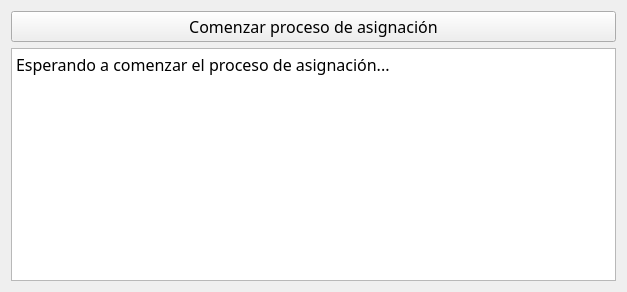
<?xml version="1.0" encoding="UTF-8"?>
<ui version="4.0">
 <class>Form</class>
 <widget class="QWidget" name="Form">
  <property name="windowModality">
   <enum>Qt::ApplicationModal</enum>
  </property>
  <property name="geometry">
   <rect>
    <x>0</x>
    <y>0</y>
    <width>627</width>
    <height>292</height>
   </rect>
  </property>
  <property name="sizePolicy">
   <sizepolicy hsizetype="Expanding" vsizetype="Expanding">
    <horstretch>0</horstretch>
    <verstretch>0</verstretch>
   </sizepolicy>
  </property>
  <property name="font">
   <font>
    <family>Century Gothic</family>
    <pointsize>12</pointsize>
   </font>
  </property>
  <property name="mouseTracking">
   <bool>true</bool>
  </property>
  <property name="focusPolicy">
   <enum>Qt::StrongFocus</enum>
  </property>
  <property name="acceptDrops">
   <bool>true</bool>
  </property>
  <property name="windowTitle">
   <string>ProjectGamma - Asignar</string>
  </property>
  <layout class="QVBoxLayout" name="verticalLayout">
   <item>
    <widget class="QPushButton" name="assignButton">
     <property name="sizePolicy">
      <sizepolicy hsizetype="Minimum" vsizetype="Fixed">
       <horstretch>0</horstretch>
       <verstretch>0</verstretch>
      </sizepolicy>
     </property>
     <property name="text">
      <string>Comenzar proceso de asignación</string>
     </property>
    </widget>
   </item>
   <item>
    <widget class="QTextBrowser" name="assignText">
     <property name="font">
      <font>
       <pointsize>14</pointsize>
      </font>
     </property>
     <property name="lineWidth">
      <number>1</number>
     </property>
     <property name="sizeAdjustPolicy">
      <enum>QAbstractScrollArea::AdjustToContents</enum>
     </property>
     <property name="readOnly">
      <bool>true</bool>
     </property>
     <property name="html">
      <string>&lt;!DOCTYPE HTML PUBLIC &quot;-//W3C//DTD HTML 4.0//EN&quot; &quot;http://www.w3.org/TR/REC-html40/strict.dtd&quot;&gt;
&lt;html&gt;&lt;head&gt;&lt;meta name=&quot;qrichtext&quot; content=&quot;1&quot; /&gt;&lt;style type=&quot;text/css&quot;&gt;
p, li { white-space: pre-wrap; }
&lt;/style&gt;&lt;/head&gt;&lt;body style=&quot; font-family:'Century Gothic'; font-size:14pt; font-weight:400; font-style:normal;&quot;&gt;
&lt;p style=&quot; margin-top:0px; margin-bottom:0px; margin-left:0px; margin-right:0px; -qt-block-indent:0; text-indent:0px;&quot;&gt;&lt;span style=&quot; font-size:12pt;&quot;&gt;Esperando a comenzar el proceso de asignación...&lt;/span&gt;&lt;/p&gt;&lt;/body&gt;&lt;/html&gt;</string>
     </property>
    </widget>
   </item>
  </layout>
 </widget>
 <resources/>
 <connections/>
</ui>
